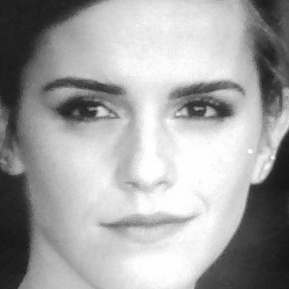
#> input picture data/1.4.jpg, 289 x 289 px, given in place of the camera
$ python start.py
#> lines starting #> are read from the running program, lines starting #| are printed output that depends on the picture; after the words box and inside, x2 and y2 are one past the last pixel; in counts of white or black regions, pixels touching at a corner belong together
#> the answer given: 1
### detector.py
import cv2
import numpy as np


def detectFace():
    face_cascade = cv2.CascadeClassifier('cascade/haarcascade_frontalface_default.xml')

    cap = cv2.VideoCapture(0)
    recognizer = cv2.face.LBPHFaceRecognizer_create()
    recognizer.read('recognizer/trainingData.yml')
    id = 0

    while True:
        ret, img = cap.read()
#> img is the input picture: shape (289, 289, 3); min 21, max 255, mean 163.7
        gray = cv2.cvtColor(img, cv2.COLOR_BGR2GRAY)
        faces = face_cascade.detectMultiScale(gray, 1.3, 5)
#> faces = [[18, 16, 252, 252]]
        for (x, y, w, h) in faces:
            cv2.rectangle(img, (x, y), (x + w, y + h), (255, 0, 0), 2)
            id, conf = recognizer.predict(gray[y:y + h, x:x + w])
            font = cv2.FONT_HERSHEY_SIMPLEX
            cv2.putText(img, str(id), (x, y), font, 1, (0, 255, 255), 2, cv2.LINE_AA)
#> this loop made 1 pass
#> (x, y, w, h, id, conf, font) on pass 1: (18, 16, 252, 252, 1, 18.43, 0)
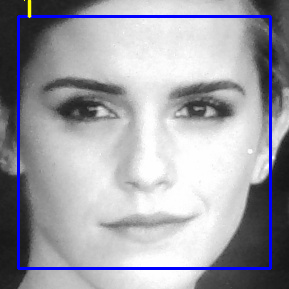
#> img: shape (289, 289, 3); 3.71% of pixels changed, all inside (x1, y1, x2, y2) = (17, 0, 272, 270)

        cv2.imshow('img', img)
        k = cv2.waitKey(30) & 0xff
#> (key Esc is pressed here)
        if k == 27:
            break
    cap.release()
    cv2.destroyAllWindows()

### start.py
# from . import dataCap, detector, train
from detector import detectFace
from dataCap import capture
from train import train
import os

print("Hello User!\nThis is Face Recognition application.")


while True:
    print("\nWhat do You wanna DO?\n 1. Recognize A Face.\n 2. Upload New Face.\n 3. End Program")
#> (the run stopped early here; a loop or call above may not have finished)
